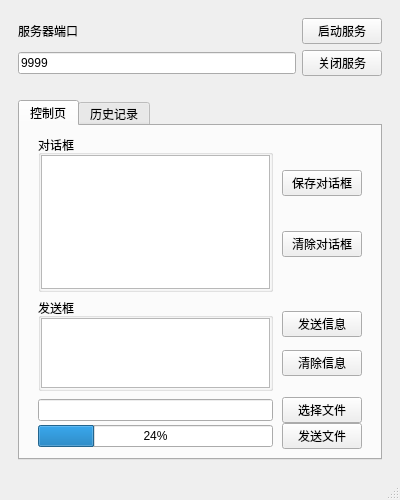
<?xml version="1.0" encoding="UTF-8"?>
<ui version="4.0">
 <class>MainWindow</class>
 <widget class="QMainWindow" name="MainWindow">
  <property name="geometry">
   <rect>
    <x>0</x>
    <y>0</y>
    <width>400</width>
    <height>500</height>
   </rect>
  </property>
  <property name="minimumSize">
   <size>
    <width>400</width>
    <height>500</height>
   </size>
  </property>
  <property name="windowTitle">
   <string>MainWindow</string>
  </property>
  <widget class="QWidget" name="centralwidget">
   <layout class="QVBoxLayout" name="verticalLayout_2">
    <item>
     <widget class="QWidget" name="widget" native="true">
      <layout class="QGridLayout" name="gridLayout">
       <item row="1" column="2">
        <widget class="QPushButton" name="disconnectButton">
         <property name="text">
          <string>关闭服务</string>
         </property>
        </widget>
       </item>
       <item row="0" column="2">
        <widget class="QPushButton" name="connectButton">
         <property name="text">
          <string>启动服务</string>
         </property>
        </widget>
       </item>
       <item row="0" column="0">
        <widget class="QLabel" name="portLabel">
         <property name="text">
          <string>服务器端口</string>
         </property>
        </widget>
       </item>
       <item row="1" column="0">
        <widget class="QLineEdit" name="portLineEdit">
         <property name="text">
          <string>9999</string>
         </property>
        </widget>
       </item>
      </layout>
     </widget>
    </item>
    <item>
     <widget class="QWidget" name="widget_2" native="true">
      <layout class="QVBoxLayout" name="verticalLayout">
       <item>
        <widget class="QTabWidget" name="tabWidget">
         <property name="currentIndex">
          <number>0</number>
         </property>
         <widget class="QWidget" name="tab">
          <attribute name="title">
           <string>控制页</string>
          </attribute>
          <layout class="QVBoxLayout" name="verticalLayout_5">
           <item>
            <widget class="QWidget" name="widget_3" native="true">
             <layout class="QHBoxLayout" name="horizontalLayout_2">
              <property name="spacing">
               <number>0</number>
              </property>
              <property name="topMargin">
               <number>0</number>
              </property>
              <property name="bottomMargin">
               <number>0</number>
              </property>
              <item>
               <widget class="QGroupBox" name="groupBox">
                <property name="title">
                 <string>对话框</string>
                </property>
                <layout class="QHBoxLayout" name="horizontalLayout_4">
                 <property name="spacing">
                  <number>0</number>
                 </property>
                 <property name="leftMargin">
                  <number>0</number>
                 </property>
                 <property name="topMargin">
                  <number>0</number>
                 </property>
                 <property name="rightMargin">
                  <number>0</number>
                 </property>
                 <property name="bottomMargin">
                  <number>0</number>
                 </property>
                 <item>
                  <widget class="QTextEdit" name="dialogBoxTextEdit"/>
                 </item>
                </layout>
               </widget>
              </item>
              <item>
               <widget class="QWidget" name="widget_6" native="true">
                <property name="maximumSize">
                 <size>
                  <width>200</width>
                  <height>16777215</height>
                 </size>
                </property>
                <layout class="QVBoxLayout" name="verticalLayout_3">
                 <property name="spacing">
                  <number>0</number>
                 </property>
                 <property name="leftMargin">
                  <number>9</number>
                 </property>
                 <property name="topMargin">
                  <number>0</number>
                 </property>
                 <property name="rightMargin">
                  <number>0</number>
                 </property>
                 <property name="bottomMargin">
                  <number>0</number>
                 </property>
                 <item>
                  <widget class="QPushButton" name="saveDialogBoxButton">
                   <property name="text">
                    <string>保存对话框</string>
                   </property>
                  </widget>
                 </item>
                 <item>
                  <widget class="QPushButton" name="clearDialogBoxButton">
                   <property name="text">
                    <string>清除对话框</string>
                   </property>
                  </widget>
                 </item>
                </layout>
               </widget>
              </item>
             </layout>
            </widget>
           </item>
           <item>
            <widget class="QWidget" name="widget_4" native="true">
             <property name="maximumSize">
              <size>
               <width>16777215</width>
               <height>150</height>
              </size>
             </property>
             <layout class="QHBoxLayout" name="horizontalLayout_3">
              <property name="spacing">
               <number>0</number>
              </property>
              <property name="topMargin">
               <number>0</number>
              </property>
              <property name="bottomMargin">
               <number>0</number>
              </property>
              <item>
               <widget class="QGroupBox" name="groupBox_2">
                <property name="title">
                 <string>发送框</string>
                </property>
                <layout class="QHBoxLayout" name="horizontalLayout">
                 <property name="spacing">
                  <number>0</number>
                 </property>
                 <property name="leftMargin">
                  <number>0</number>
                 </property>
                 <property name="topMargin">
                  <number>0</number>
                 </property>
                 <property name="rightMargin">
                  <number>0</number>
                 </property>
                 <property name="bottomMargin">
                  <number>0</number>
                 </property>
                 <item>
                  <widget class="QTextEdit" name="sendTextEdit">
                   <property name="markdown">
                    <string/>
                   </property>
                   <property name="html">
                    <string>&lt;!DOCTYPE HTML PUBLIC &quot;-//W3C//DTD HTML 4.0//EN&quot; &quot;http://www.w3.org/TR/REC-html40/strict.dtd&quot;&gt;
&lt;html&gt;&lt;head&gt;&lt;meta name=&quot;qrichtext&quot; content=&quot;1&quot; /&gt;&lt;meta charset=&quot;utf-8&quot; /&gt;&lt;style type=&quot;text/css&quot;&gt;
p, li { white-space: pre-wrap; }
hr { height: 1px; border-width: 0; }
&lt;/style&gt;&lt;/head&gt;&lt;body style=&quot; font-family:'Inter'; font-size:10pt; font-weight:400; font-style:normal;&quot;&gt;
&lt;p style=&quot;-qt-paragraph-type:empty; margin-top:0px; margin-bottom:0px; margin-left:0px; margin-right:0px; -qt-block-indent:0; text-indent:0px;&quot;&gt;&lt;br /&gt;&lt;/p&gt;&lt;/body&gt;&lt;/html&gt;</string>
                   </property>
                  </widget>
                 </item>
                </layout>
               </widget>
              </item>
              <item>
               <widget class="QWidget" name="widget_7" native="true">
                <property name="maximumSize">
                 <size>
                  <width>100</width>
                  <height>16777215</height>
                 </size>
                </property>
                <layout class="QVBoxLayout" name="verticalLayout_4">
                 <property name="spacing">
                  <number>0</number>
                 </property>
                 <property name="leftMargin">
                  <number>9</number>
                 </property>
                 <property name="topMargin">
                  <number>0</number>
                 </property>
                 <property name="rightMargin">
                  <number>0</number>
                 </property>
                 <property name="bottomMargin">
                  <number>0</number>
                 </property>
                 <item>
                  <widget class="QPushButton" name="sendButton">
                   <property name="maximumSize">
                    <size>
                     <width>100</width>
                     <height>16777215</height>
                    </size>
                   </property>
                   <property name="text">
                    <string>发送信息</string>
                   </property>
                  </widget>
                 </item>
                 <item>
                  <widget class="QPushButton" name="clearSendButton">
                   <property name="maximumSize">
                    <size>
                     <width>100</width>
                     <height>16777215</height>
                    </size>
                   </property>
                   <property name="text">
                    <string>清除信息</string>
                   </property>
                  </widget>
                 </item>
                </layout>
               </widget>
              </item>
             </layout>
            </widget>
           </item>
           <item>
            <widget class="QWidget" name="widget_5" native="true">
             <property name="maximumSize">
              <size>
               <width>16777215</width>
               <height>100</height>
              </size>
             </property>
             <layout class="QGridLayout" name="gridLayout_2">
              <property name="leftMargin">
               <number>9</number>
              </property>
              <property name="topMargin">
               <number>0</number>
              </property>
              <property name="rightMargin">
               <number>9</number>
              </property>
              <property name="bottomMargin">
               <number>0</number>
              </property>
              <property name="horizontalSpacing">
               <number>9</number>
              </property>
              <property name="verticalSpacing">
               <number>0</number>
              </property>
              <item row="0" column="0">
               <widget class="QLineEdit" name="pathLineEdit"/>
              </item>
              <item row="1" column="0">
               <widget class="QProgressBar" name="progressBar">
                <property name="maximumSize">
                 <size>
                  <width>16777215</width>
                  <height>16777215</height>
                 </size>
                </property>
                <property name="value">
                 <number>24</number>
                </property>
               </widget>
              </item>
              <item row="1" column="1">
               <widget class="QPushButton" name="sendFIleButton">
                <property name="maximumSize">
                 <size>
                  <width>100</width>
                  <height>16777215</height>
                 </size>
                </property>
                <property name="text">
                 <string>发送文件</string>
                </property>
               </widget>
              </item>
              <item row="0" column="1">
               <widget class="QPushButton" name="selectButton">
                <property name="text">
                 <string>选择文件</string>
                </property>
               </widget>
              </item>
             </layout>
            </widget>
           </item>
          </layout>
         </widget>
         <widget class="QWidget" name="tab_2">
          <attribute name="title">
           <string>历史记录</string>
          </attribute>
          <layout class="QHBoxLayout" name="horizontalLayout_5">
           <item>
            <widget class="QTextEdit" name="historyTextEdit">
             <property name="readOnly">
              <bool>true</bool>
             </property>
            </widget>
           </item>
          </layout>
         </widget>
        </widget>
       </item>
      </layout>
     </widget>
    </item>
   </layout>
  </widget>
  <widget class="QStatusBar" name="statusBar"/>
 </widget>
 <resources/>
 <connections/>
</ui>
